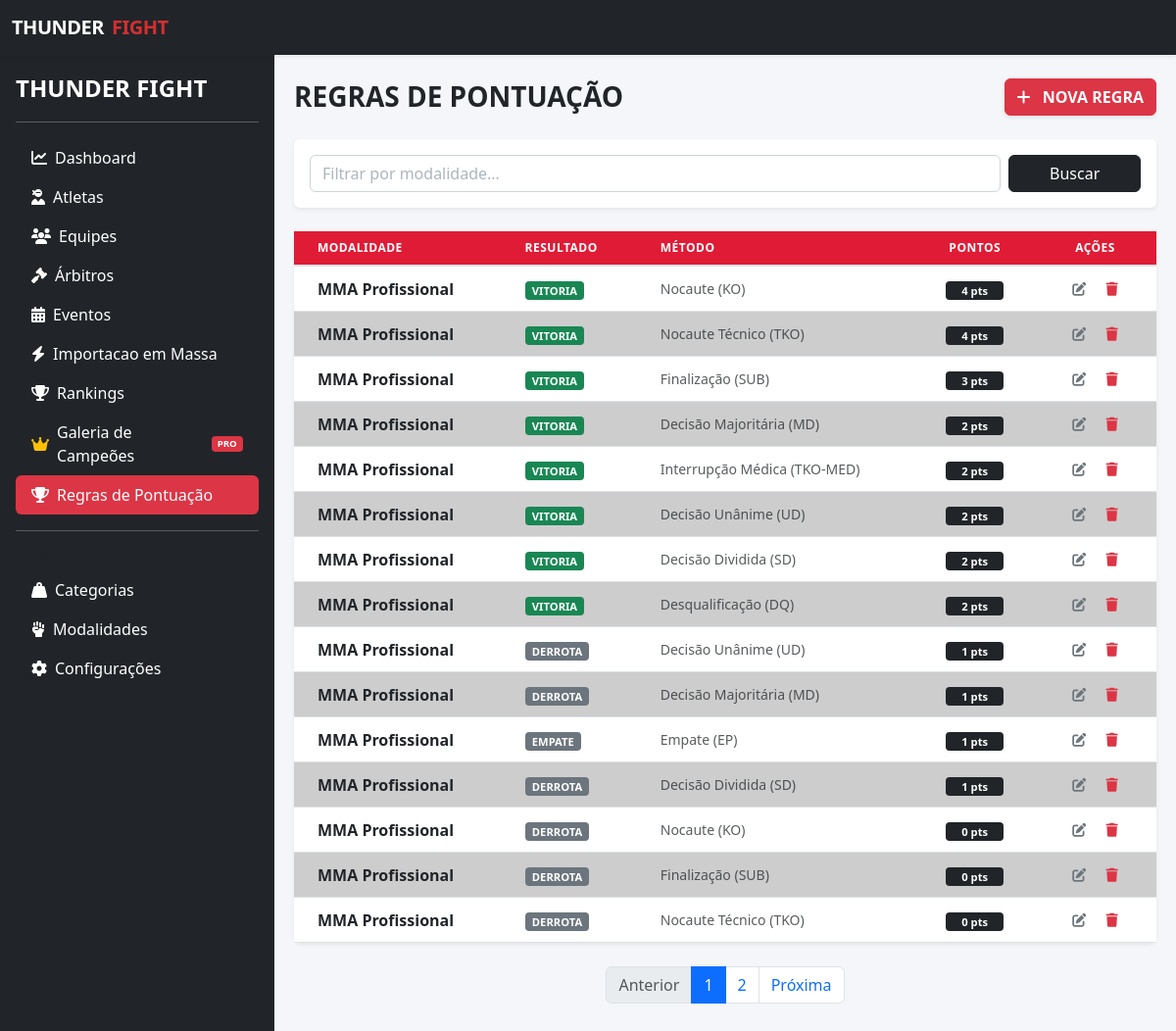
The app's page /public/regras with its own data.
### tables this page shows
CREATE TABLE `regras_pontuacao` (
  `id_regra` int NOT NULL,
  `id_modalidade` int DEFAULT NULL,
  `resultado` enum('vitoria','derrota','empate') DEFAULT NULL,
  `id_metodo` int DEFAULT NULL,
  `pontos` int DEFAULT NULL
);

CREATE TABLE `modalidade` (
  `id_modalidade` int NOT NULL,
  `nome` varchar(100) DEFAULT NULL,
  `status` enum('ativo','inativo') DEFAULT 'ativo'
);

CREATE TABLE `metodos_vitoria` (
  `id_metodo` int NOT NULL,
  `nome` varchar(100) NOT NULL,
  `id_modalidade` int NOT NULL,
  `sigla` varchar(20) NOT NULL
);

### app/controllers/RegrasController.php (called while the page is built, shortened)
<?php
class RegrasController extends BaseController
{
    private $regraModel;
    public function __construct($db)
    {
        $this->db = $db;
        $this->regraModel = new RegraPontuacaoModel($this->db);
    }
    public function index()
    {
        $itensPorPagina = 15;
        $paginaAtual = isset($_GET['pagina']) ? (int) $_GET['pagina'] : 1;
        $offset = ($paginaAtual - 1) * $itensPorPagina;
        $busca = $_GET['busca'] ?? '';
        $totalRegistros = $this->regraModel->contarTotal($busca);
        $regras = $this->regraModel->listarPaginado($itensPorPagina, $offset, $busca);
        $totalPaginas = ceil($totalRegistros / $itensPorPagina);
        $this->render('regras/index', [
            'regras'      => $regras,
            'paginaAtual' => $paginaAtual,
            'totalPaginas' => $totalPaginas,
            'busca'       => $busca,
            'titulo'      => 'Regras de Pontuação'
        ]);
    }
}

### public/index.php (called while the page is built, shortened)
<?php
require_once __DIR__ . '/../app/controllers/RegrasController.php';
require_once __DIR__ . '/../app/models/RegraPontuacaoModel.php';
$router = new Router();
$router->add('/', 'DashboardController', 'index');
$router->add('/dashboard', 'DashboardController', 'index');
$router->add('/atletas', 'AtletasController', 'index');
$router->add('/atletas/show', 'AtletasController', 'show');
$router->add('/atletas/create', 'AtletasController', 'create');
$router->add('/atletas/store', 'AtletasController', 'store');
$router->add('/atletas/edit', 'AtletasController', 'edit');
$router->add('/atletas/update', 'AtletasController', 'update');
$router->add('/atletas/delete', 'AtletasController', 'delete');
$router->add('/arbitros', 'ArbitrosController', 'index');
$router->add('/arbitros/show', 'ArbitrosController', 'show');
$router->add('/arbitros/create', 'ArbitrosController', 'create');
$router->add('/arbitros/store', 'ArbitrosController', 'store');
$router->add('/arbitros/edit', 'ArbitrosController', 'edit');
$router->add('/arbitros/update', 'ArbitrosController', 'update');
$router->add('/arbitros/delete', 'ArbitrosController', 'delete');
$router->add('/equipes', 'EquipesController', 'index');
$router->add('/equipes/create', 'EquipesController', 'create');
$router->add('/equipes/store', 'EquipesController', 'store');
$router->add('/equipes/edit', 'EquipesController', 'edit');
$router->add('/equipes/update', 'EquipesController', 'update');
$router->add('/equipes/delete', 'EquipesController', 'delete');
$router->add('/modalidades', 'ModalidadesController', 'index');
$router->add('/modalidades/create', 'ModalidadesController', 'create');
$router->add('/modalidades/store', 'ModalidadesController', 'store');
$router->add('/modalidades/edit', 'ModalidadesController', 'edit');
$router->add('/modalidades/update', 'ModalidadesController', 'update');
$router->add('/modalidades/delete', 'ModalidadesController', 'delete');
$router->add('/graduacao', 'GraduacaoController', 'index');
$router->add('/graduacao/create', 'GraduacaoController', 'create');
$router->add('/graduacao/store', 'GraduacaoController', 'store');
$router->add('/graduacao/edit', 'GraduacaoController', 'edit');
$router->add('/graduacao/update', 'GraduacaoController', 'update');
$router->add('/graduacao/delete', 'GraduacaoController', 'delete');
$router->add('/categorias', 'CategoriasController', 'index');
$router->add('/categorias/create', 'CategoriasController', 'create');
$router->add('/categorias/store', 'CategoriasController', 'store');
$router->add('/categorias/edit', 'CategoriasController', 'edit');
$router->add('/categorias/update', 'CategoriasController', 'update');
$router->add('/categorias/delete', 'CategoriasController', 'delete');
$router->add('/categorias/buscarPorModalidade', 'CategoriasController', 'buscarPorModalidade');
$router->add('/ranking', 'RankingController', 'index');
$router->add('/ranking/buscarCategoriasPorModalidade', 'RankingController', 'buscarCategoriasPorModalidade');
$router->add('/ranking/atualizar', 'RankingController', 'atualizar');
$router->add('/ranking/remover_atleta', 'RankingController', 'remover_atleta');
$router->add('/campeoes', 'HistoricoController', 'index');
$router->add('/campeoes/vacante', 'HistoricoController', 'vacante');
$router->add('/campeoes/registrar', 'HistoricoController', 'registrar');
$router->add('/campeoes/excluir_historico', 'HistoricoController', 'excluir_historico');
$router->add('/campeoes/registrar_pelo_ranking', 'HistoricoController', 'registrar_pelo_ranking');
$router->add('/regras', 'RegrasController', 'index');
$router->add('/regras/create', 'RegrasController', 'create');
$router->add('/regras/store', 'RegrasController', 'store');
$router->add('/regras/edit', 'RegrasController', 'edit');
$router->add('/regras/update', 'RegrasController', 'update');
$router->add('/regras/delete', 'RegrasController', 'delete');
$router->add('/eventos', 'EventosController', 'index');
$router->add('/eventos/create', 'EventosController', 'create');
$router->add('/eventos/store', 'EventosController', 'store');
$router->add('/eventos/edit', 'EventosController', 'edit');
$router->add('/eventos/update', 'EventosController', 'update');
$router->add('/eventos/delete', 'EventosController', 'delete');
$router->add('/eventos/card', 'EventosController', 'lutas');
$router->add('/eventos/reordenar-luta', 'EventosController', 'reordenarLuta');
$router->add('/eventos/lutas', 'EventosController', 'lutas');
$router->add('/eventos/nova-luta', 'EventosController', 'novaLuta');
$router->add('/eventos/salvar-luta', 'EventosController', 'salvarLuta');
$router->add('/eventos/edit-luta', 'EventosController', 'editLuta');
$router->add('/eventos/update-luta', 'EventosController', 'updateLuta');
$router->add('/eventos/excluir-luta', 'EventosController', 'excluirLuta');
$router->add('/eventos/buscarCategoriasPorModalidade', 'EventosController', 'buscarCategoriasPorModalidade');
$router->add('/eventos/lancar-resultado', 'EventosController', 'lancarLuta');
$router->add('/eventos/salvar-resultado', 'EventosController', 'salvarResultado');
$router->add('/importacao', 'ImportacaoController', 'index');
$router->add('/importacao/processar', 'ImportacaoController', 'processar');
$uri = parse_url($_SERVER['REQUEST_URI'], PHP_URL_PATH);
$basePath = parse_url(BASE_URL, PHP_URL_PATH);
if (!empty($basePath) && strpos($uri, $basePath) === 0) {
    $uri = substr($uri, strlen($basePath));
}
$db = Database::getConnection();
$router->run($uri, $db);

### app/models/RegraPontuacaoModel.php (called while the page is built, shortened)
<?php
class RegraPontuacaoModel
{
    private $db;
    public function __construct($db)
    {
        $this->db = $db;
    }
    public function contarTotal($busca = '')
    {
        $sql = "SELECT COUNT(*) as total FROM regras_pontuacao r
                JOIN modalidade m ON r.id_modalidade = m.id_modalidade
                WHERE m.nome LIKE ?";
        $stmt = $this->db->prepare($sql);
        $stmt->execute(['%' . $busca . '%']);
        return (int) $stmt->fetch(PDO::FETCH_ASSOC)['total'];
    }
    public function listarPaginado($limite, $offset, $busca = '')
    {
        $sql = "SELECT r.*, m.nome as modalidade_nome, mv.nome as metodo_nome, mv.sigla
                FROM regras_pontuacao r
                JOIN modalidade m ON r.id_modalidade = m.id_modalidade
                JOIN metodos_vitoria mv ON r.id_metodo = mv.id_metodo
                WHERE m.nome LIKE :busca
                ORDER BY m.nome ASC, r.pontos DESC
                LIMIT :limite OFFSET :offset";
        $stmt = $this->db->prepare($sql);
        $stmt->bindValue(':busca', '%' . $busca . '%', PDO::PARAM_STR);
        $stmt->bindValue(':limite', (int) $limite, PDO::PARAM_INT);
        $stmt->bindValue(':offset', (int) $offset, PDO::PARAM_INT);
        $stmt->execute();
        return $stmt->fetchAll(PDO::FETCH_ASSOC);
    }
}

### app/views/regras/index.php (the view, shortened to what this page needs)
<div id="content" class="container-fluid py-4">
    <div class="d-flex justify-content-between align-items-center mb-4">
        <h1 class="h3 fw-bold text-uppercase mb-0">Regras de Pontuação</h1>
        <a href="<?= BASE_URL ?>/regras/create" class="btn btn-danger fw-bold shadow-sm">
            <i class="fas fa-plus me-2"></i> NOVA REGRA
        </a>
    </div>
    <div class="card shadow-sm border-0 mb-4">
        <div class="card-body">
            <form action="<?= BASE_URL ?>/regras" method="GET" class="row g-2">
                <div class="col-md-10">
                    <input type="text" name="busca" class="form-control" placeholder="Filtrar por modalidade..." value="<?= htmlspecialchars($busca ?? '') ?>">
                </div>
                <div class="col-md-2">
                    <button type="submit" class="btn btn-dark w-100">Buscar</button>
                </div>
            </form>
        </div>
    </div>
    <div class="card shadow-sm border-0 rounded-3">
        <div class="table-responsive">
            <table class="table table-zebra table-hover align-middle mb-0">
                <thead class="bg-light">
                    <tr>
                        <th class="px-4">Modalidade</th>
                        <th class="px-4">Resultado</th>
                        <th class="px-4">Método</th>
                        <th class="px-4 text-center">Pontos</th>
                        <th class="px-4 text-center">Ações</th>
                    </tr>
                </thead>
                <tbody>
                    <?php if (empty($regras)): ?>
                        <tr><td colspan="5" class="text-center py-4">Nenhuma regra encontrada.</td></tr>
                    <?php else: ?>
                        <?php foreach ($regras as $r): ?>
                        <tr>
                            <td class="px-4 fw-bold"><?= htmlspecialchars($r['modalidade_nome']) ?></td>
                            <td class="px-4">
                                <span class="badge <?= $r['resultado'] == 'vitoria' ? 'bg-success' : 'bg-secondary' ?> text-uppercase">
                                    <?= htmlspecialchars($r['resultado']) ?>
                                </span>
                            </td>
                            <td class="px-4 small text-muted"><?= htmlspecialchars($r['metodo_nome']) ?> (<?= $r['sigla'] ?>)</td>
                            <td class="px-4 text-center"><span class="badge bg-dark px-3"><?= $r['pontos'] ?> pts</span></td>
                            <td class="px-4 text-center">
                                <a href="<?= BASE_URL ?>/regras/edit?id=<?= $r['id_regra'] ?>" class="btn btn-sm btn-outline-secondary border-0"><i class="fas fa-edit"></i></a>
                                <button onclick="confirmarExclusao(<?= $r['id_regra'] ?>)" class="btn btn-sm btn-outline-danger border-0"><i class="fas fa-trash"></i></button>
                            </td>
                        </tr>
                        <?php endforeach; ?>
                    <?php endif; ?>
                </tbody>
            </table>
        </div>
    </div>
    <?php if ($totalPaginas > 1): ?>
    <nav class="mt-4">
        <ul class="pagination justify-content-center">
            <li class="page-item <?= $paginaAtual <= 1 ? 'disabled' : '' ?>">
                <a class="page-link" href="?pagina=<?= $paginaAtual - 1 ?>&busca=<?= $busca ?>">Anterior</a>
            </li>
            <?php for ($i = 1; $i <= $totalPaginas; $i++): ?>
                <li class="page-item <?= $i == $paginaAtual ? 'active' : '' ?>">
                    <a class="page-link" href="?pagina=<?= $i ?>&busca=<?= $busca ?>"><?= $i ?></a>
                </li>
            <?php endfor; ?>
            <li class="page-item <?= $paginaAtual >= $totalPaginas ? 'disabled' : '' ?>">
                <a class="page-link" href="?pagina=<?= $paginaAtual + 1 ?>&busca=<?= $busca ?>">Próxima</a>
            </li>
        </ul>
    </nav>
    <?php endif; ?>
</div>

### app/views/layout/header.php (style rules this page uses)
:root { --thunder-red: #d32f2f; --thunder-dark: #1a1a1a; }
body { background-color: #f4f6f9; font-family: 'Segoe UI', Tahoma, Geneva, Verdana, sans-serif; }
#content { flex: 1; padding: 20px; transition: all 0.3s; }

### app/views/regras/index.php (style rules this page uses)
.card .form-control, .card .form-select { border: 1px solid #ced4da !important; background-color: #ffffff !important; color: #212529 !important; font-weight: 500; height: 38px; }
.card .form-control::placeholder { color: #adb5bd; }
.table thead th { background-color: #e01b35; color: #ffffff; font-weight: 700; text-transform: uppercase; font-size: 0.75rem; letter-spacing: 0.5px; border-bottom: 2px solid #dee2e6; }
.table-zebra tbody tr:nth-of-type(even) td { background-color: #cdcdcd !important; }
.table-zebra tbody tr:nth-of-type(odd) td { background-color: #ffffff !important; }
.table-zebra thead th { background-color: #e01b35 !important; color: #ffffff !important; }
.badge { font-weight: 600; font-size: 0.7rem; border-radius: 4px; }

### records on screen
regras_pontuacao: id_modalidade.nome "MMA Profissional", resultado "VITORIA", id_metodo.nome "Nocaute", id_metodo.sigla "KO", pontos "4"
regras_pontuacao: id_modalidade.nome "MMA Profissional", resultado "VITORIA", id_metodo.nome "Nocaute Técnico", id_metodo.sigla "TKO", pontos "4"
regras_pontuacao: id_modalidade.nome "MMA Profissional", resultado "VITORIA", id_metodo.nome "Finalização", id_metodo.sigla "SUB", pontos "3"
regras_pontuacao: id_modalidade.nome "MMA Profissional", resultado "VITORIA", id_metodo.nome "Decisão Majoritária", id_metodo.sigla "MD", pontos "2"
regras_pontuacao: id_modalidade.nome "MMA Profissional", resultado "VITORIA", id_metodo.nome "Interrupção Médica", id_metodo.sigla "TKO-MED", pontos "2"
regras_pontuacao: id_modalidade.nome "MMA Profissional", resultado "VITORIA", id_metodo.nome "Decisão Unânime", id_metodo.sigla "UD", pontos "2"
regras_pontuacao: id_modalidade.nome "MMA Profissional", resultado "VITORIA", id_metodo.nome "Decisão Dividida", id_metodo.sigla "SD", pontos "2"
regras_pontuacao: id_modalidade.nome "MMA Profissional", resultado "VITORIA", id_metodo.nome "Desqualificação", id_metodo.sigla "DQ", pontos "2"
regras_pontuacao: id_modalidade.nome "MMA Profissional", resultado "DERROTA", id_metodo.nome "Decisão Unânime", id_metodo.sigla "UD", pontos "1"
regras_pontuacao: id_modalidade.nome "MMA Profissional", resultado "DERROTA", id_metodo.nome "Decisão Majoritária", id_metodo.sigla "MD", pontos "1"
regras_pontuacao: id_modalidade.nome "MMA Profissional", resultado "EMPATE", id_metodo.nome "Empate", id_metodo.sigla "EP", pontos "1"
regras_pontuacao: id_modalidade.nome "MMA Profissional", resultado "DERROTA", id_metodo.nome "Decisão Dividida", id_metodo.sigla "SD", pontos "1"
regras_pontuacao: id_modalidade.nome "MMA Profissional", resultado "DERROTA", id_metodo.nome "Nocaute", id_metodo.sigla "KO", pontos "0"
regras_pontuacao: id_modalidade.nome "MMA Profissional", resultado "DERROTA", id_metodo.nome "Finalização", id_metodo.sigla "SUB", pontos "0"
regras_pontuacao: id_modalidade.nome "MMA Profissional", resultado "DERROTA", id_metodo.nome "Nocaute Técnico", id_metodo.sigla "TKO", pontos "0"
